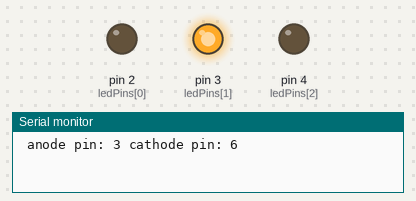
Simulated run of this sketch. Board: Arduino Uno, built with avr-gcc and run on an emulated ATmega328P. Shown: output pins drawn as LEDs (lit = HIGH), the last lines printed to the serial monitor.

Above: at 0.8 s.
At 5.6 s:
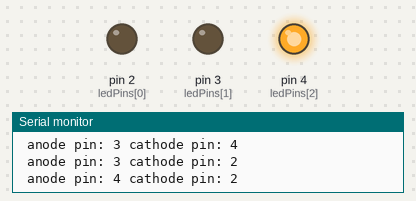
Timing chart, 0 to 7.4 s (numbered marks = the images above):
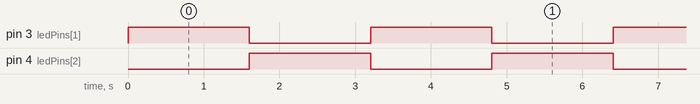

Measured:
- by itself, pin 3 (ledPins[1]), pin 4 (ledPins[2]): alternates HIGH for 1.6 s and LOW for 1.6 s
- by itself, everything shown: repeats every 3.2 s, in 8 steps

The sketch:

datapath.ino
```cpp
const int numledpins=10;
const int sourcenode=2;
const int destinationnode=3;
const int ledPins[numledpins]={2,3,4,5,6,7,8,9,10,11};
void setup(){
 Serial.begin(9600);
}
void loop(){
 int x=sourcenode;
 int y=destinationnode;
 if((1<=x && x<=4)&&(1<=y && y<=4)){
 datanodes1(x,y,0);
 }
 if((5<=x &&x <=8)&&(5<=y && y<=8)){
 datanodes2(x,y,5);
 }
 if((1<=x &&x <=4)&&(5<=y && y<=8)){
 datanodes3(x,y,0);
 }
 if((5<=x &&x <=8)&&(1<=y && y<=4)){
 datanodes4(x,y,5);
 }
}
void datanodes1(int x,int y,int z){
 int p,anode,cathode;
 anode=y-1;
 while(true){
 if(anode==y-1){
 p=x-1;
 ledglowr(z,p);
 }
 else{
 p=y-1;
 ledglow(z,p);
 }
 anode=p;
 }
}
void datanodes2(int x,int y,int z){
 int p,anode,cathode;
 anode=y;
 while(true){
 if(anode==y){
 p=x;
 ledglowr(z,p);
 }
 else{
 p=y;
 ledglow(z,p);
 }
 anode=p;
 }
}
void datanodes3(int x,int y,int z){
 int p,a,anode,cathode;
 a=z;
 anode=y;
 while(true){
 if(anode==y){
 p=x-1;
 ledglowr(z,p);
 }
 else{
 p=y;
 ledglow(z+5,p);
 }
 anode=p;
 if(anode==x-1){
 p=4;
 ledglow(a,p);
 p=9;
 ledglowr(a+5,p);
 }
 }
}
void datanodes4(int x,int y,int z){
 int p,a,anode,cathode;
 a=z;
 anode=y-1;
 while(true){
 if(anode==y-1){
 p=x;
 ledglowr(z,p);
 }
 else{
 p=y-1;
 ledglow(z-5,p);
 }
 anode=p;
 if(anode==x){
 p=9;
 ledglow(a,p);
 p=4;
 ledglowr(a-5,p);
 }
 }
}
void ledglow(int a,int anode){
 int cathode;
 for(int i=a;i<a+5;i++){
 if(i!=anode){
 cathode=i;
 pinMode(ledPins[anode], OUTPUT);
 digitalWrite(ledPins[anode], HIGH);
 pinMode(ledPins[cathode], OUTPUT);
 delay(400);
 Serial.print(" anode pin: ");
 Serial.print(ledPins[anode]);
 Serial.print(" cathode pin: ");
 Serial.println(ledPins[cathode]);
 digitalWrite(ledPins[anode], LOW);
 pinMode(ledPins[anode], INPUT);
 pinMode(ledPins[cathode], INPUT);
 }
 }
}
void ledglowr(int a,int anode){
 int cathode;
 for(int i=a+4;i>=a;i--){
 if(i!=anode){
 cathode=i;
 pinMode(ledPins[anode], OUTPUT);
 digitalWrite(ledPins[anode], HIGH);
 pinMode(ledPins[cathode], OUTPUT);
 delay(400);
 Serial.print(" anode pin: ");
 Serial.print(ledPins[anode]);
 Serial.print(" cathode pin: ");
 Serial.println(ledPins[cathode]);
 digitalWrite(ledPins[anode], LOW);
 pinMode(ledPins[anode], INPUT);
 pinMode(ledPins[cathode], INPUT);
 }
 }
}
```
